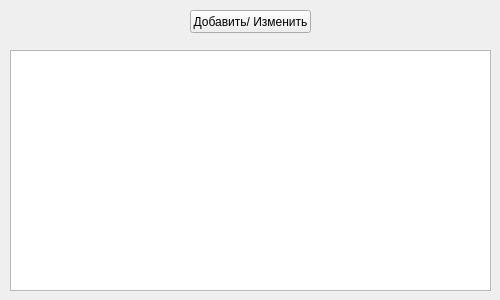
<?xml version="1.0" encoding="UTF-8"?>
<ui version="4.0">
 <class>Form</class>
 <widget class="QWidget" name="Form">
  <property name="geometry">
   <rect>
    <x>0</x>
    <y>0</y>
    <width>500</width>
    <height>300</height>
   </rect>
  </property>
  <property name="windowTitle">
   <string>Form</string>
  </property>
  <widget class="QTableWidget" name="tableWidget">
   <property name="geometry">
    <rect>
     <x>10</x>
     <y>50</y>
     <width>481</width>
     <height>241</height>
    </rect>
   </property>
  </widget>
  <widget class="QPushButton" name="pushButton">
   <property name="geometry">
    <rect>
     <x>190</x>
     <y>10</y>
     <width>121</width>
     <height>23</height>
    </rect>
   </property>
   <property name="text">
    <string>Добавить/ Изменить</string>
   </property>
  </widget>
 </widget>
 <resources/>
 <connections/>
</ui>
